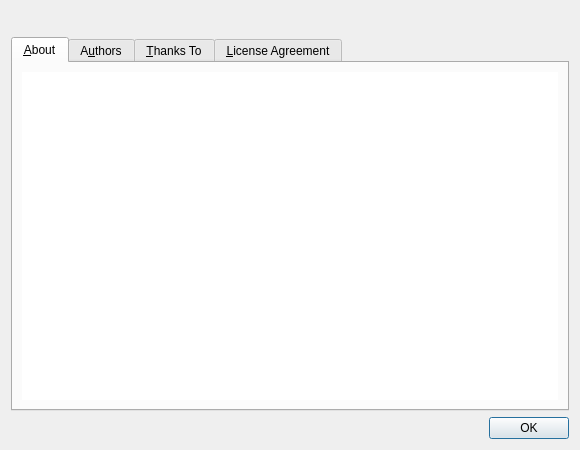
<?xml version="1.0" encoding="UTF-8"?>
<ui version="4.0">
 <class>AboutDialog</class>
 <widget class="QDialog" name="AboutDialog">
  <property name="geometry">
   <rect>
    <x>0</x>
    <y>0</y>
    <width>580</width>
    <height>450</height>
   </rect>
  </property>
  <property name="windowTitle">
   <string>About Eric</string>
  </property>
  <layout class="QVBoxLayout">
   <item>
    <layout class="QHBoxLayout">
     <item>
      <widget class="QLabel" name="ericPixmap">
       <property name="scaledContents">
        <bool>false</bool>
       </property>
      </widget>
     </item>
     <item>
      <widget class="QLabel" name="ericLabel">
       <property name="sizePolicy">
        <sizepolicy hsizetype="Expanding" vsizetype="Preferred">
         <horstretch>0</horstretch>
         <verstretch>0</verstretch>
        </sizepolicy>
       </property>
       <property name="font">
        <font>
         <family>Sans Serif</family>
         <pointsize>11</pointsize>
         <weight>75</weight>
         <italic>false</italic>
         <bold>true</bold>
         <underline>false</underline>
         <strikeout>false</strikeout>
        </font>
       </property>
      </widget>
     </item>
    </layout>
   </item>
   <item>
    <widget class="QTabWidget" name="aboutTabWidget">
     <property name="currentIndex">
      <number>0</number>
     </property>
     <widget class="QWidget" name="about">
      <attribute name="title">
       <string>&amp;About</string>
      </attribute>
      <layout class="QVBoxLayout">
       <item>
        <widget class="QTextBrowser" name="aboutEdit">
         <property name="frameShape">
          <enum>QFrame::NoFrame</enum>
         </property>
         <property name="openExternalLinks">
          <bool>true</bool>
         </property>
        </widget>
       </item>
      </layout>
     </widget>
     <widget class="QWidget" name="authors">
      <attribute name="title">
       <string>A&amp;uthors</string>
      </attribute>
      <layout class="QVBoxLayout">
       <item>
        <widget class="QTextEdit" name="authorsEdit">
         <property name="frameShape">
          <enum>QFrame::NoFrame</enum>
         </property>
         <property name="readOnly">
          <bool>true</bool>
         </property>
        </widget>
       </item>
      </layout>
     </widget>
     <widget class="QWidget" name="thanks">
      <attribute name="title">
       <string>&amp;Thanks To</string>
      </attribute>
      <layout class="QVBoxLayout">
       <item>
        <widget class="QTextEdit" name="thanksEdit">
         <property name="frameShape">
          <enum>QFrame::NoFrame</enum>
         </property>
         <property name="readOnly">
          <bool>true</bool>
         </property>
        </widget>
       </item>
      </layout>
     </widget>
     <widget class="QWidget" name="license">
      <attribute name="title">
       <string>&amp;License Agreement</string>
      </attribute>
      <layout class="QVBoxLayout">
       <item>
        <widget class="QTextEdit" name="licenseEdit">
         <property name="frameShape">
          <enum>QFrame::NoFrame</enum>
         </property>
         <property name="lineWrapMode">
          <enum>QTextEdit::NoWrap</enum>
         </property>
         <property name="readOnly">
          <bool>true</bool>
         </property>
         <property name="acceptRichText">
          <bool>false</bool>
         </property>
        </widget>
       </item>
      </layout>
     </widget>
    </widget>
   </item>
   <item>
    <widget class="QDialogButtonBox" name="buttonBox">
     <property name="orientation">
      <enum>Qt::Horizontal</enum>
     </property>
     <property name="standardButtons">
      <set>QDialogButtonBox::Ok</set>
     </property>
    </widget>
   </item>
  </layout>
 </widget>
 <tabstops>
  <tabstop>aboutTabWidget</tabstop>
  <tabstop>aboutEdit</tabstop>
  <tabstop>authorsEdit</tabstop>
  <tabstop>thanksEdit</tabstop>
  <tabstop>licenseEdit</tabstop>
 </tabstops>
 <resources/>
 <connections>
  <connection>
   <sender>buttonBox</sender>
   <signal>accepted()</signal>
   <receiver>AboutDialog</receiver>
   <slot>accept()</slot>
   <hints>
    <hint type="sourcelabel">
     <x>83</x>
     <y>423</y>
    </hint>
    <hint type="destinationlabel">
     <x>83</x>
     <y>434</y>
    </hint>
   </hints>
  </connection>
  <connection>
   <sender>buttonBox</sender>
   <signal>rejected()</signal>
   <receiver>AboutDialog</receiver>
   <slot>reject()</slot>
   <hints>
    <hint type="sourcelabel">
     <x>135</x>
     <y>420</y>
    </hint>
    <hint type="destinationlabel">
     <x>136</x>
     <y>435</y>
    </hint>
   </hints>
  </connection>
 </connections>
</ui>
